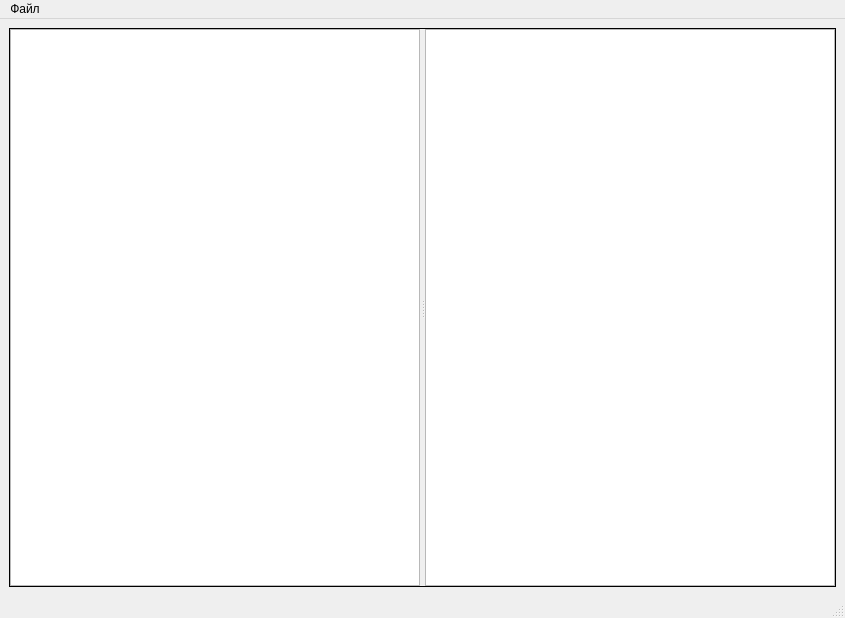
<?xml version="1.0" encoding="UTF-8"?>
<ui version="4.0">
 <class>MainWindow</class>
 <widget class="QMainWindow" name="MainWindow">
  <property name="geometry">
   <rect>
    <x>0</x>
    <y>0</y>
    <width>845</width>
    <height>618</height>
   </rect>
  </property>
  <property name="windowTitle">
   <string>Главное окно</string>
  </property>
  <widget class="QWidget" name="centralwidget">
   <layout class="QGridLayout" name="gridLayout">
    <item row="0" column="0">
     <widget class="QSplitter" name="splitter">
      <property name="sizePolicy">
       <sizepolicy hsizetype="Expanding" vsizetype="Expanding">
        <horstretch>0</horstretch>
        <verstretch>0</verstretch>
       </sizepolicy>
      </property>
      <property name="frameShape">
       <enum>QFrame::Panel</enum>
      </property>
      <property name="frameShadow">
       <enum>QFrame::Plain</enum>
      </property>
      <property name="lineWidth">
       <number>1</number>
      </property>
      <property name="orientation">
       <enum>Qt::Horizontal</enum>
      </property>
      <property name="handleWidth">
       <number>5</number>
      </property>
      <widget class="QListView" name="listView_tables">
       <property name="contextMenuPolicy">
        <enum>Qt::ActionsContextMenu</enum>
       </property>
       <property name="editTriggers">
        <set>QAbstractItemView::EditKeyPressed</set>
       </property>
      </widget>
      <widget class="QTableView" name="tableView">
       <property name="sizePolicy">
        <sizepolicy hsizetype="MinimumExpanding" vsizetype="MinimumExpanding">
         <horstretch>0</horstretch>
         <verstretch>0</verstretch>
        </sizepolicy>
       </property>
       <property name="editTriggers">
        <set>QAbstractItemView::AllEditTriggers</set>
       </property>
       <attribute name="horizontalHeaderCascadingSectionResizes">
        <bool>false</bool>
       </attribute>
       <attribute name="horizontalHeaderShowSortIndicator" stdset="0">
        <bool>false</bool>
       </attribute>
       <attribute name="horizontalHeaderStretchLastSection">
        <bool>false</bool>
       </attribute>
       <attribute name="verticalHeaderVisible">
        <bool>true</bool>
       </attribute>
       <attribute name="verticalHeaderCascadingSectionResizes">
        <bool>false</bool>
       </attribute>
       <attribute name="verticalHeaderHighlightSections">
        <bool>true</bool>
       </attribute>
       <attribute name="verticalHeaderShowSortIndicator" stdset="0">
        <bool>true</bool>
       </attribute>
       <attribute name="verticalHeaderStretchLastSection">
        <bool>true</bool>
       </attribute>
      </widget>
     </widget>
    </item>
   </layout>
  </widget>
  <widget class="QMenuBar" name="menubar">
   <property name="geometry">
    <rect>
     <x>0</x>
     <y>0</y>
     <width>845</width>
     <height>25</height>
    </rect>
   </property>
   <widget class="QMenu" name="menu">
    <property name="title">
     <string>Файл</string>
    </property>
    <addaction name="connect_db"/>
    <addaction name="create_table"/>
    <addaction name="create_query"/>
    <addaction name="separator"/>
    <addaction name="save_profile"/>
    <addaction name="exit_profile"/>
   </widget>
   <addaction name="menu"/>
  </widget>
  <widget class="QStatusBar" name="statusbar"/>
  <action name="connect_db">
   <property name="text">
    <string>Подключиться к базе данных</string>
   </property>
  </action>
  <action name="create_table">
   <property name="text">
    <string>Создать таблицу</string>
   </property>
  </action>
  <action name="create_query">
   <property name="enabled">
    <bool>false</bool>
   </property>
   <property name="text">
    <string>Создать запрос</string>
   </property>
  </action>
  <action name="exit_profile">
   <property name="text">
    <string>Выход из профиля</string>
   </property>
  </action>
  <action name="save_profile">
   <property name="text">
    <string>Сохранить настройки профиля</string>
   </property>
  </action>
 </widget>
 <resources/>
 <connections/>
</ui>
